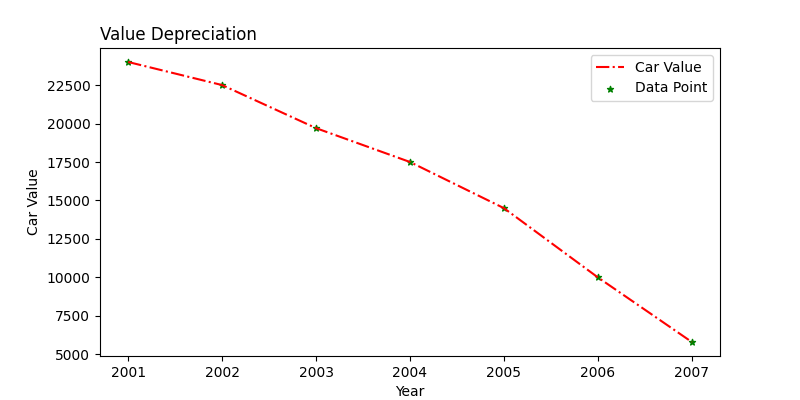

This figure's Python source:
import matplotlib.pyplot as plt
year=[2001,2002,2003,2004,2005,2006,2007]
car_value=[24000,22500,19700,17500,14500,10000,5800]
plt.figure(figsize=(8,4))
plt.subplot(1,1,1)
plt.plot(year,car_value,color='red',linestyle='-.',label='Car Value')
plt.scatter(year,car_value,color='green',marker='*',s=20,label='Data Point')
plt.xlabel('Year')
plt.ylabel('Car Value')
plt.title('Value Depreciation', loc='left')
plt.legend()
plt.show()
